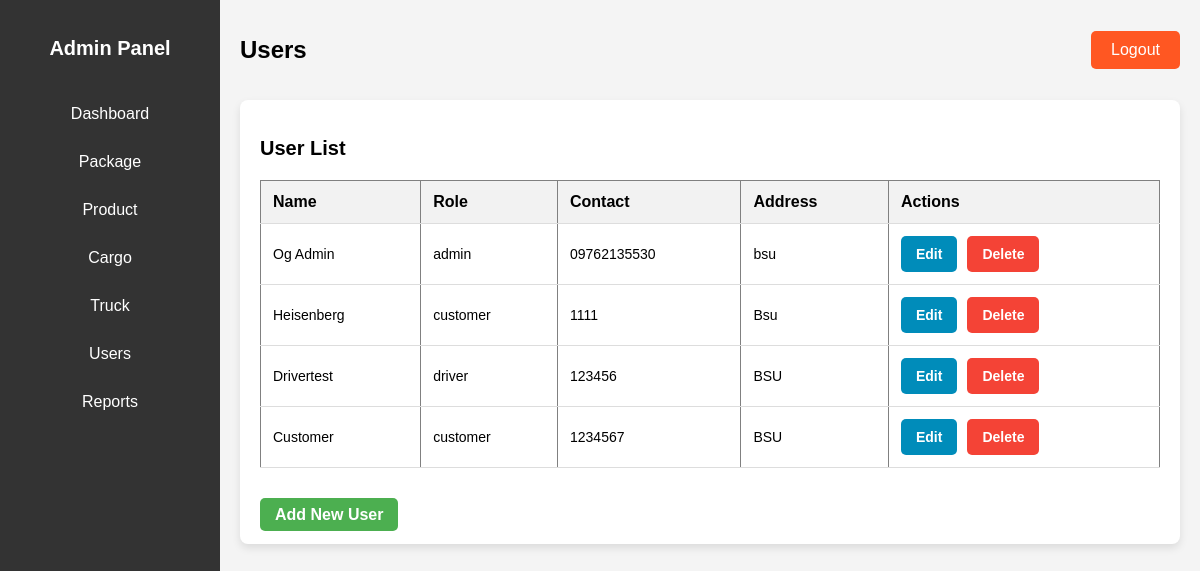
The app's page /users.php, older data.
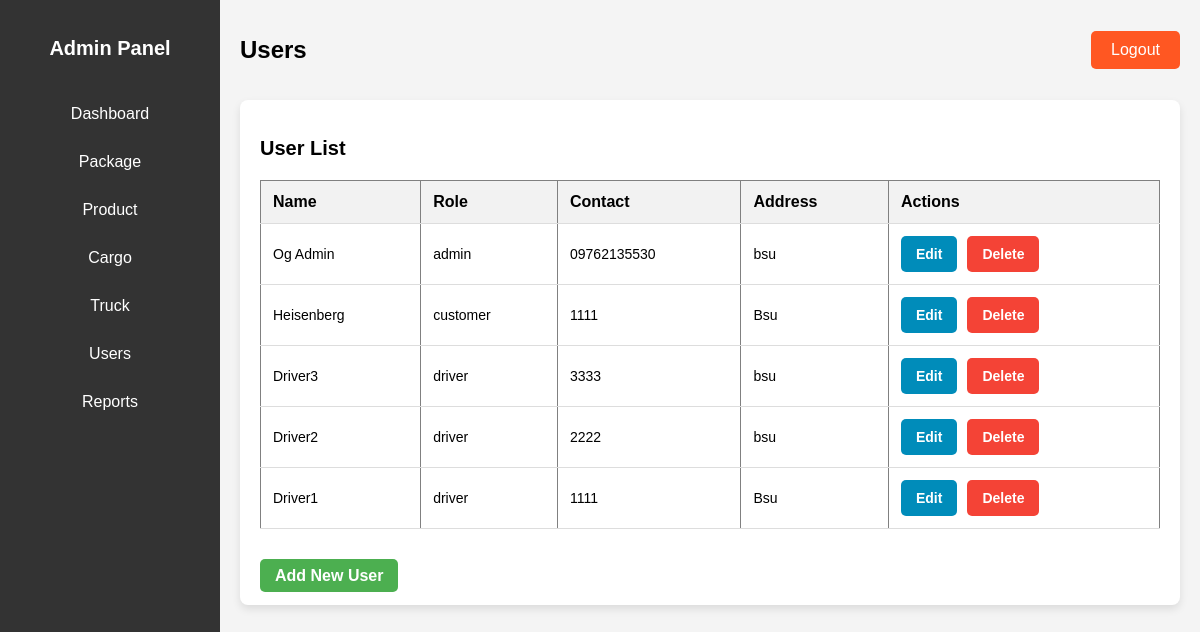
The same page, newer data.
### tables this page shows
CREATE TABLE `users` (
  `user_id` int(11) NOT NULL,
  `name` varchar(100) NOT NULL,
  `username` varchar(100) NOT NULL,
  `password` varchar(255) NOT NULL,
  `role` enum('admin','driver','customer') NOT NULL,
  `contact_number` varchar(15) DEFAULT NULL,
  `address` text DEFAULT NULL
);

### users.php (the view, shortened to what this page needs)
<?php
include 'config.php';
$sql = "SELECT * FROM users";
$result = mysqli_query($conn, $sql);
?>
<!DOCTYPE html>
<html lang="en">
<head>
</head>
<body>
    <div class="dashboard-container">
        <div class="sidebar">
            <h2>Admin Panel</h2>
            <ul class="sidebar-links">
                <li><a href="admin_dashboard.php" class="sidebar-btn">Dashboard</a></li>
                <li><a href="package.php" class="sidebar-btn">Package</a></li>
                <li><a href="product.php" class="sidebar-btn">Product</a></li>
                <li><a href="cargo.php" class="sidebar-btn">Cargo</a></li>
                <li><a href="truck.php" class="sidebar-btn">Truck</a></li>
                <li><a href="users.php" class="sidebar-btn">Users</a></li>
                <li><a href="reports.php" class="sidebar-btn">Reports</a></li>
            </ul>
        </div>
        <div class="main-content">
            <header>
                <h1>Users</h1>
                <a href="index.php" class="logout-btn">Logout</a>
            </header>
            <div class="dashboard-main-container">
                <h2>User List</h2>
                <div class="table-container">
                    <table border="1">
                        <tr>
                            <th>Name</th>
                            <th>Role</th>
                            <th>Contact</th>
                            <th>Address</th>
                            <th>Actions</th>
                        </tr>
                        <?php while ($row = mysqli_fetch_assoc($result)): ?>
                            <tr>
                                <td><?php echo $row['name']; ?></td>
                                <td><?php echo $row['role']; ?></td>
                                <td><?php echo $row['contact_number']; ?></td>
                                <td><?php echo $row['address']; ?></td>
                                <td>
                                    <div class="action-buttons">
                                        <a href="edit_user.php?id=<?php echo $row['user_id']; ?>" class="btn edit-btn">Edit</a>
                                        <a href="delete_user.php?id=<?php echo $row['user_id']; ?>" class="btn delete-btn">Delete</a>
                                    </div>
                                </td>
                            </tr>
                        <?php endwhile; ?>
                    </table>
                </div>
                <br>
                <a href="add_user.php" class="btn add-user-btn">Add New User</a>
            </div>
        </div>
    </div>
</body>
</html>

### users.php (style rules this page uses)
body { font-family: 'Arial', sans-serif; background-color: #f4f4f4; margin: 0; padding: 0; }
.dashboard-container { display: flex; height: 100vh; }
.sidebar { width: 220px; background-color: #333; color: white; padding-top: 20px; }
.sidebar h2 { text-align: center; margin-bottom: 30px; }
.sidebar-links { list-style: none; padding: 0; margin: 0; }
.sidebar-links li { padding: 15px; text-align: center; }
.sidebar-links li a { color: white; text-decoration: none; display: block; font-size: 16px; }
.main-content { flex-grow: 1; padding: 20px; }
header { display: flex; justify-content: space-between; align-items: center; margin-bottom: 20px; }
header h1 { font-size: 24px; }
.logout-btn { padding: 10px 20px; background-color: #ff5722; color: white; text-decoration: none; border-radius: 5px; }
.dashboard-main-container { background-color: white; padding: 20px; border-radius: 8px; box-shadow: 0 4px 8px rgba(0, 0, 0, 0.1); }
h2 { font-size: 20px; margin-bottom: 20px; }
.table-container { overflow-x: auto; }
table { width: 100%; border-collapse: collapse; margin-bottom: 20px; }
th, td { padding: 12px; text-align: left; border-bottom: 1px solid #ddd; }
th { background-color: #f2f2f2; }
td { font-size: 14px; }
.action-buttons { display: flex; gap: 10px; }
.btn { padding: 8px 15px; border-radius: 5px; text-decoration: none; font-weight: bold; text-align: center; cursor: pointer; transition: background-color 0.3s; }
.add-user-btn { background-color: #4CAF50; color: white; }
.edit-btn { background-color: #008CBA; color: white; }
.delete-btn { background-color: #f44336; color: white; }
.action-buttons a { display: inline-block; padding: 10px 15px; border-radius: 5px; text-decoration: none; }

Row changes from the older to the newer data that the page shows:
removed users: name "Drivertest", role "driver", contact_number "123456", address "BSU"
removed users: name "Customer", role "customer", contact_number "1234567", address "BSU"
added users: name "Driver3", role "driver", contact_number "3333", address "bsu"
added users: name "Driver2", role "driver", contact_number "2222", address "bsu"
added users: name "Driver1", role "driver", contact_number "1111", address "Bsu"
